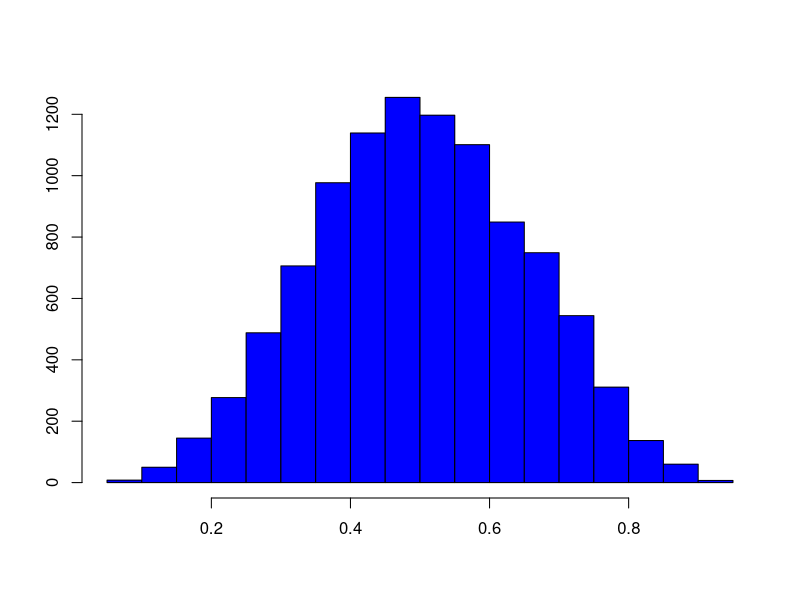
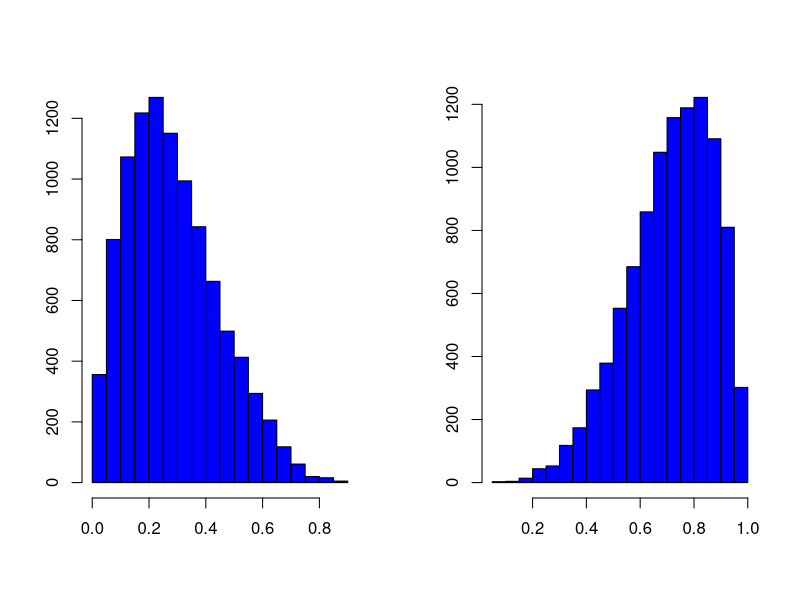
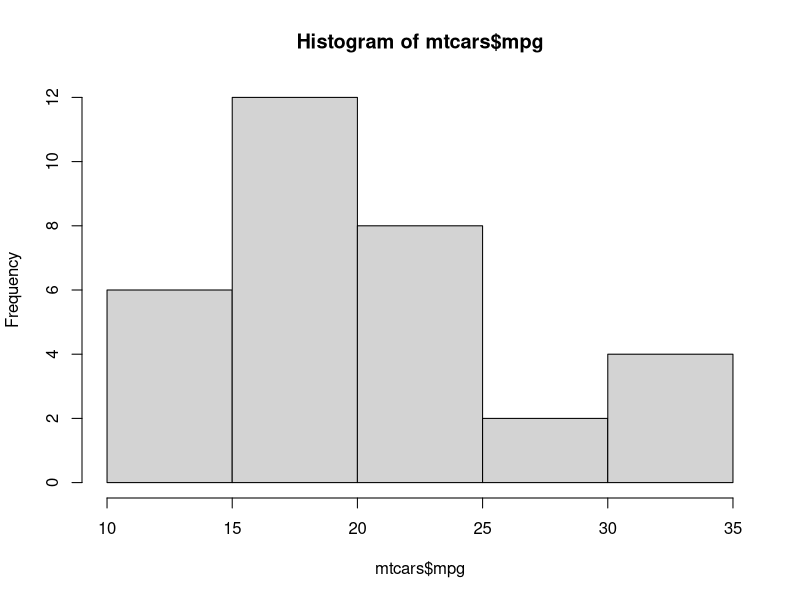
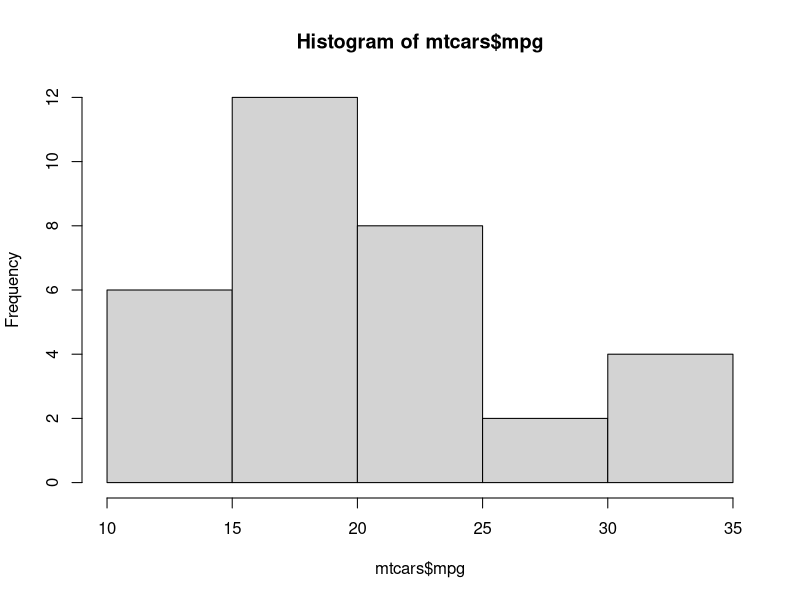
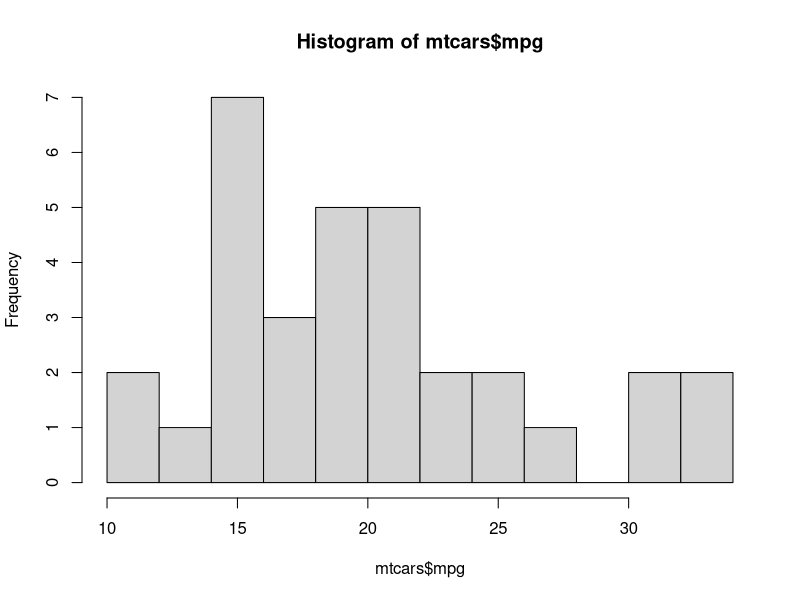
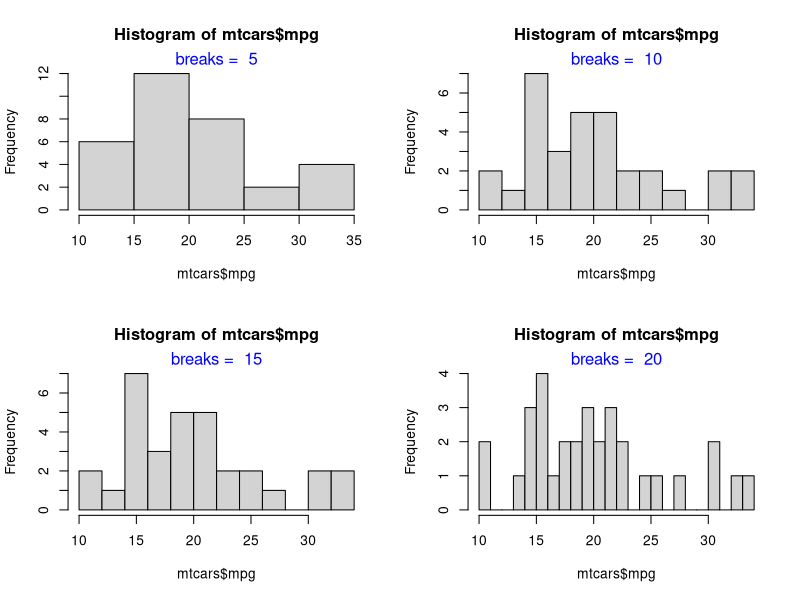
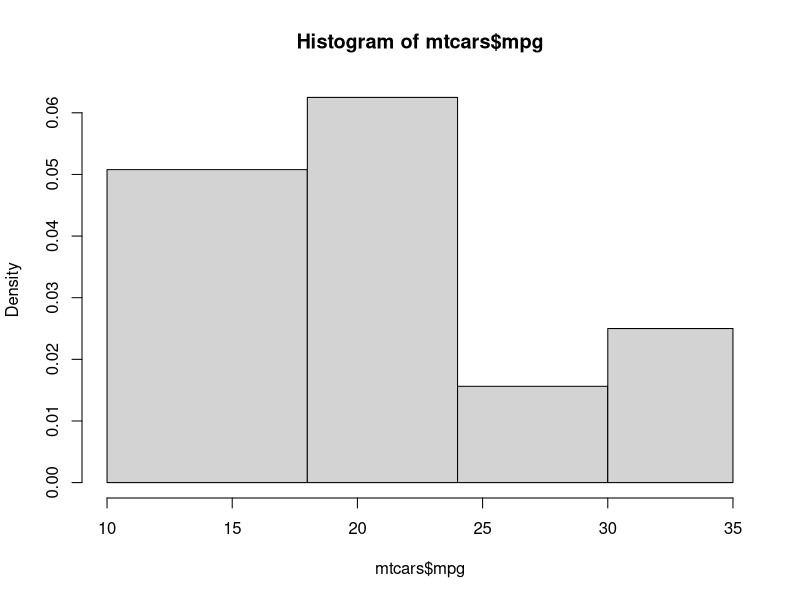
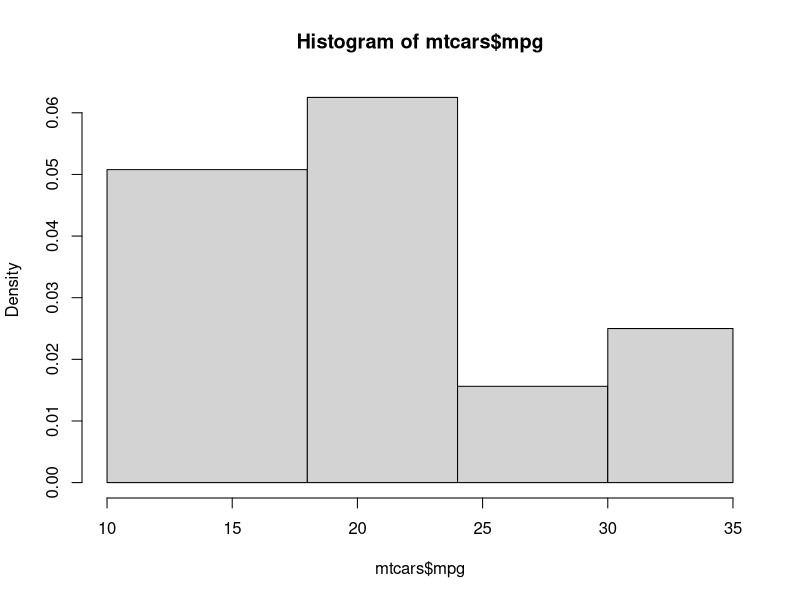

The R script that drew these images, in order:
## ---- chunk 1
set.seed(1)
hist(rbeta(10000, 5, 5), ann = FALSE, col = 'blue')
## ---- chunk 2
set.seed(1)
init <- par(no.readonly = TRUE)
par(mfrow = c(1, 2))
hist(rbeta(10000, 2, 5), ann = FALSE, col = 'blue')
hist(rbeta(10000, 5, 2), ann = FALSE, col = 'blue')
par(init)
## ---- chunk 3
hist(mtcars$mpg)
## ---- chunk 4
# store the results of hist function
h <- hist(mtcars$mpg)

# display number of breaks
h$breaks

# frequency of the intervals
h$counts

# frequency density
h$density

# mid points of the intervals
h$mids

# varible name
h$xname

# whether intervals are of equal size
h$equidist
## ---- chunk 5
hist(mtcars$mpg, breaks = 10)
## ---- chunk 6
init <- par(no.readonly = TRUE)
par(mfrow = c(2, 2))
values <- c(5, 10, 15, 20)
for (i in values) {
    hist(mtcars$mpg, breaks = i)
    mtext(paste("breaks = ", i), side = 3, col = "blue")
}
par(init)
## ---- chunk 7
hist(mtcars$mpg, breaks = c(10, 18, 24, 30, 35))
## ---- chunk 8
h <- hist(mtcars$mpg, breaks = c(10, 18, 24, 30, 35))
frequency <- h$counts
class_width <- c(8, 6, 6, 5)
rel_freq <- frequency / length(mtcars$mpg)
freq_density <- rel_freq / class_width
d <- data.frame(frequency = frequency, class_width = class_width, relative_frequency = rel_freq, frequency_density = freq_density)
d
## ---- chunk 9
sum(d$frequency_density * d$class_width)
## ---- chunk 10
init <- par(no.readonly = TRUE)
par(mfrow = c(1, 3))
values <- c("Sturges", "Scott", "FD")
for (i in values) {
    hist(mtcars$mpg, breaks = i)
    mtext(paste("algo = ", i), side = 3, col = "blue")
}
par(init)
## ---- chunk 11
init <- par(no.readonly = TRUE)
par(mfrow = c(1, 2))
values <- c(TRUE, FALSE)
for (i in values) {
    hist(mtcars$mpg, freq = i)
    mtext(paste("freq = ", i), side = 3, col = "blue")
}
par(init)
## ---- chunk 12
hist(mtcars$mpg, probability = TRUE)
## ---- chunk 13
hist(mtcars$mpg, col = 'blue')
## ---- chunk 14
hist(mtcars$mpg, col = c('red', 'blue', 'green', 'yellow', 'brown'))
## ---- chunk 15
hist(mtcars$mpg, col = c('red', 'blue'))
## ---- chunk 16
hist(mtcars$mpg, border = 'red')
## ---- chunk 17
hist(mtcars$mpg, border = c('red', 'blue', 'green', 'yellow', 'brown'))
## ---- chunk 18
hist(mtcars$mpg, labels = TRUE)
## ---- chunk 19
hist(mtcars$mpg, labels = c("6", "12", "8", "2", "4"))
## ---- chunk 20
hist(mtcars$mpg, labels = TRUE, prob = TRUE,
     ylim = c(0, 0.1), xlab = 'Miles Per Gallon',
     main = 'Distribution of Miles Per Gallon',
     col = rainbow(5))
